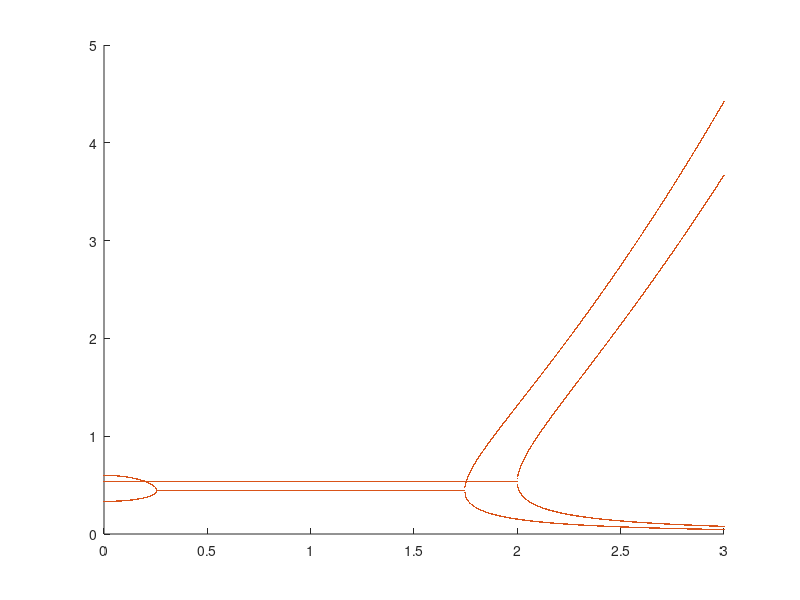

This figure's MATLAB source:
t1_values=[1,1.20185];t2=1;gamma=4./3;
figure;hold on;
J1=[];J2=[];
for k=1:2
    t1=t1_values(k);
    a=t2.*(t1+gamma./2);
    c=t2.*(t1-gamma./2);
    E_values=-3:0.001:3;
    for j=1:length(E_values)
        E=E_values(j);
        b=(t1.^2-gamma.^2./4)+t2.^2-E.^2;
        beta=roots([a,b,c]);
        J1=[J1;abs(beta)];
        J2=[J2;abs(E)*ones(2,1)];
        % 同样为了画图时对齐
    end

    scatter(J2,J1,1,"black",'filled');
end